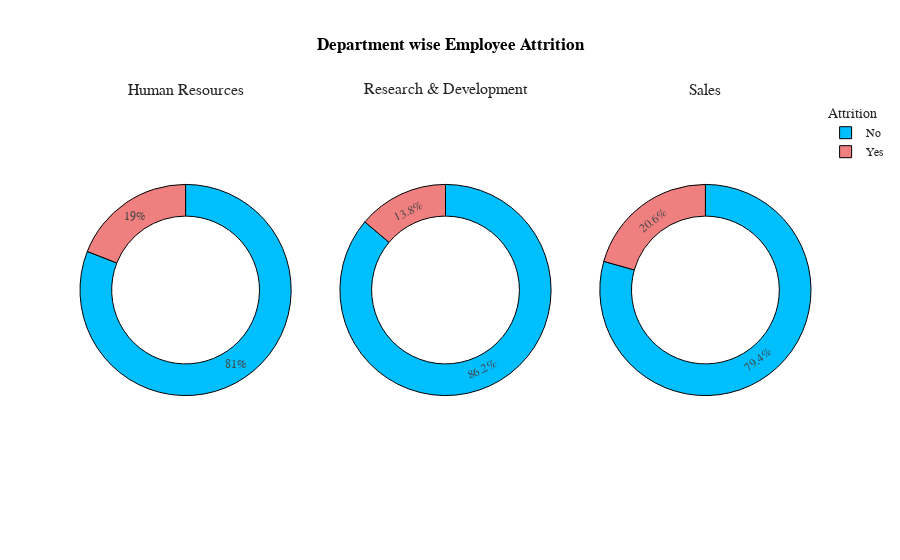

The code cell stored with this chart in its notebook:
### Markdown cell above
<ul>
    <li><p>In the company, Employee Attrition rate is 16%</p></li>
    <li><p>Male Employee has maximum Attrition rate when compared to females</p></li>
    <li><p>Male Employee has 17% Attrition rate and Female employee has 14.8% Attrition rate</p></li>
</ul>
<br>
<a id='dea'></a>
<div style="color:white;
            display:fill;
            border-radius:15px;
            background-color:white;
            font-size:110%;
            font-family:Verdana;
            letter-spacing:1px">
    <h3 style='padding: 10px;
              color:black;
               border:green;
               border-width:2.5px;
               border-style:solid;
              font-family: cursive;
              text-align:center;'>
        Department wise Employee Attrtition
    </h3>
    </div>
<br>
<a href='#top' style='text-decoration:none; font-family: cursive; '>Back to Top^</a><br>

### Code cell
k=df.groupby(['Department','Attrition'],as_index=False)['Age'].count()
k.rename(columns={'Age':'Count'},inplace=True)
fig=go.Figure()
fig=make_subplots(rows=1,cols=3)
fig = make_subplots(rows=1, cols=3, specs=[[{"type": "pie"}, {"type": "pie"}, {"type": "pie"}]],subplot_titles=('Human Resources', 'Research & Development','Sales'))

fig.add_trace(go.Pie(values=k[k['Department']=='Human Resources']['Count'],labels=k[k['Department']=='Human Resources']['Attrition'],hole=0.7,marker_colors=['DeepSkyBlue','LightCoral'],name='Human Resources',showlegend=False),row=1,col=1)
fig.add_trace(go.Pie(values=k[k['Department']=='Research & Development']['Count'],labels=k[k['Department']=='Research & Development']['Attrition'],hole=0.7,marker_colors=['DeepSkyBlue','LightCoral'],name='Research & Development',showlegend=False),row=1,col=2)
fig.add_trace(go.Pie(values=k[k['Department']=='Sales']['Count'],labels=k[k['Department']=='Sales']['Attrition'],hole=0.7,marker_colors=['DeepSkyBlue','LightCoral'],name='Sales',showlegend=True),row=1,col=3)

fig.update_layout(title_x=0.5,template='simple_white',showlegend=True,legend_title_text="Attrition",title_text='<b style="color:black; font-size:100%;">Department wise Employee Attrition',font_family="Times New Roman",title_font_family="Times New Roman")
fig.update_traces(marker=dict(line=dict(color='#000000', width=1)))

### Figure 1 — Plotly figure (JSON) as saved in the notebook; plotly's stock layout.template omitted (floating-point values rounded to 4 significant figures)
{"data": [{"domain": {"x": [0, 0.2889], "y": [0, 1]}, "hole": 0.7, "labels": ["No", "Yes"], "marker": {"colors": ["DeepSkyBlue", "LightCoral"], "line": {"color": "#000000", "width": 1}}, "name": "Human Resources", "showlegend": false, "type": "pie", "values": [51, 12]}, {"domain": {"x": [0.3556, 0.6444], "y": [0, 1]}, "hole": 0.7, "labels": ["No", "Yes"], "marker": {"colors": ["DeepSkyBlue", "LightCoral"], "line": {"color": "#000000", "width": 1}}, "name": "Research & Development", "showlegend": false, "type": "pie", "values": [828, 133]}, {"domain": {"x": [0.7111, 1], "y": [0, 1]}, "hole": 0.7, "labels": ["No", "Yes"], "marker": {"colors": ["DeepSkyBlue", "LightCoral"], "line": {"color": "#000000", "width": 1}}, "name": "Sales", "showlegend": true, "type": "pie", "values": [354, 92]}], "layout": {"annotations": [{"font": {"size": 16}, "showarrow": false, "text": "Human Resources", "x": 0.1444, "xanchor": "center", "xref": "paper", "y": 1, "yanchor": "bottom", "yref": "paper"}, {"font": {"size": 16}, "showarrow": false, "text": "Research & Development", "x": 0.5, "xanchor": "center", "xref": "paper", "y": 1, "yanchor": "bottom", "yref": "paper"}, {"font": {"size": 16}, "showarrow": false, "text": "Sales", "x": 0.8556, "xanchor": "center", "xref": "paper", "y": 1, "yanchor": "bottom", "yref": "paper"}], "autosize": true, "font": {"family": "Times New Roman"}, "legend": {"title": {"text": "Attrition"}}, "showlegend": true, "title": {"font": {"family": "Times New Roman"}, "text": "<b style=\"color:black; font-size:100%;\">Department wise Employee Attrition", "x": 0.5}}}
